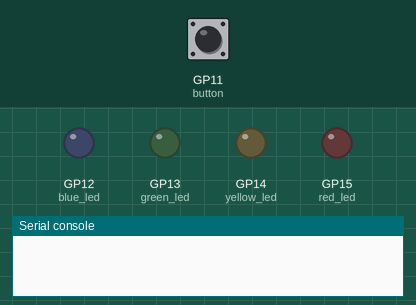
Simulated run of this program. Board: Raspberry Pi Pico running MicroPython. Parts: output pins drawn as LEDs (lit = HIGH), the last lines printed to the serial console. Inputs (shaded band) come from the test bench; at power-on: GP11 (button) LOW.

Above: at 1.2 s.
1.3 s: GP11 (button) pulled HIGH for 3.2 s
At 3.6 s:
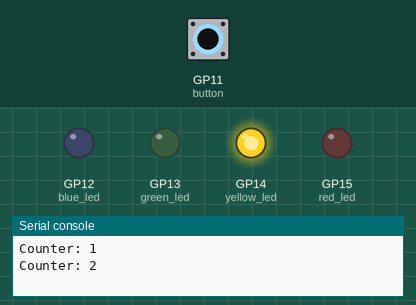
6.0 s: GP11 (button) pulled HIGH for 0.15 s
At 6.8 s:
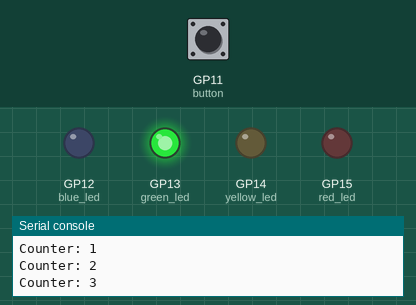
7.6 s: GP11 (button) pulled HIGH for 1 s
At 8.3 s:
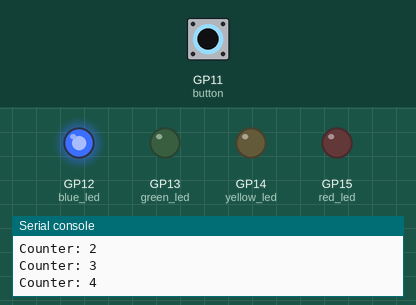
Timing chart, 0 to 10.6 s (numbered marks = the images above; inputs shaded):
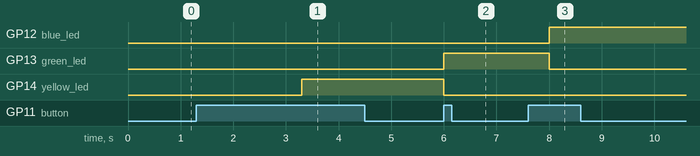

Measured:
- after the input at 1.3 s, GP14 (yellow_led): LOW → HIGH after 2.0 s
- after the input at 6.0 s, GP13 (green_led): LOW → HIGH at once; GP14 (yellow_led): HIGH → LOW at once
- after the input at 7.6 s, GP12 (blue_led): LOW → HIGH after 0.40 s; GP13 (green_led): HIGH → LOW after 0.40 s

The program:

DoubleSwitch.py
```python
import machine
import utime

"""
red - 15
yellow - 14
green - 13
blue - 12
button - 11

"""

# setup I/O pins
red_led = machine.Pin(15, machine.Pin.OUT)
yellow_led = machine.Pin(14, machine.Pin.OUT)
green_led = machine.Pin(13, machine.Pin.OUT)
blue_led = machine.Pin(12, machine.Pin.OUT)
button = machine.Pin(11, machine.Pin.IN, machine.Pin.PULL_DOWN)

counter = 0

def turn_off_lights():
  red_led.value(0)
  yellow_led.value(0)
  green_led.value(0)
  blue_led.value(0)


# loop reads button
while True:
  if button.value() == 1:

    counter = counter + 1
    print(f'Counter: {counter}')

    # reset counter
    if counter == 4:
      counter = 0

    if counter == 1:
      turn_off_lights()
      red_led.value(0)


    elif counter == 2:
       turn_off_lights()
       yellow_led.value(1)


    elif counter == 3:
       turn_off_lights()
       green_led.value(1)


    else:
       turn_off_lights()
       blue_led.value(1)


    utime.sleep(2)


  
```
